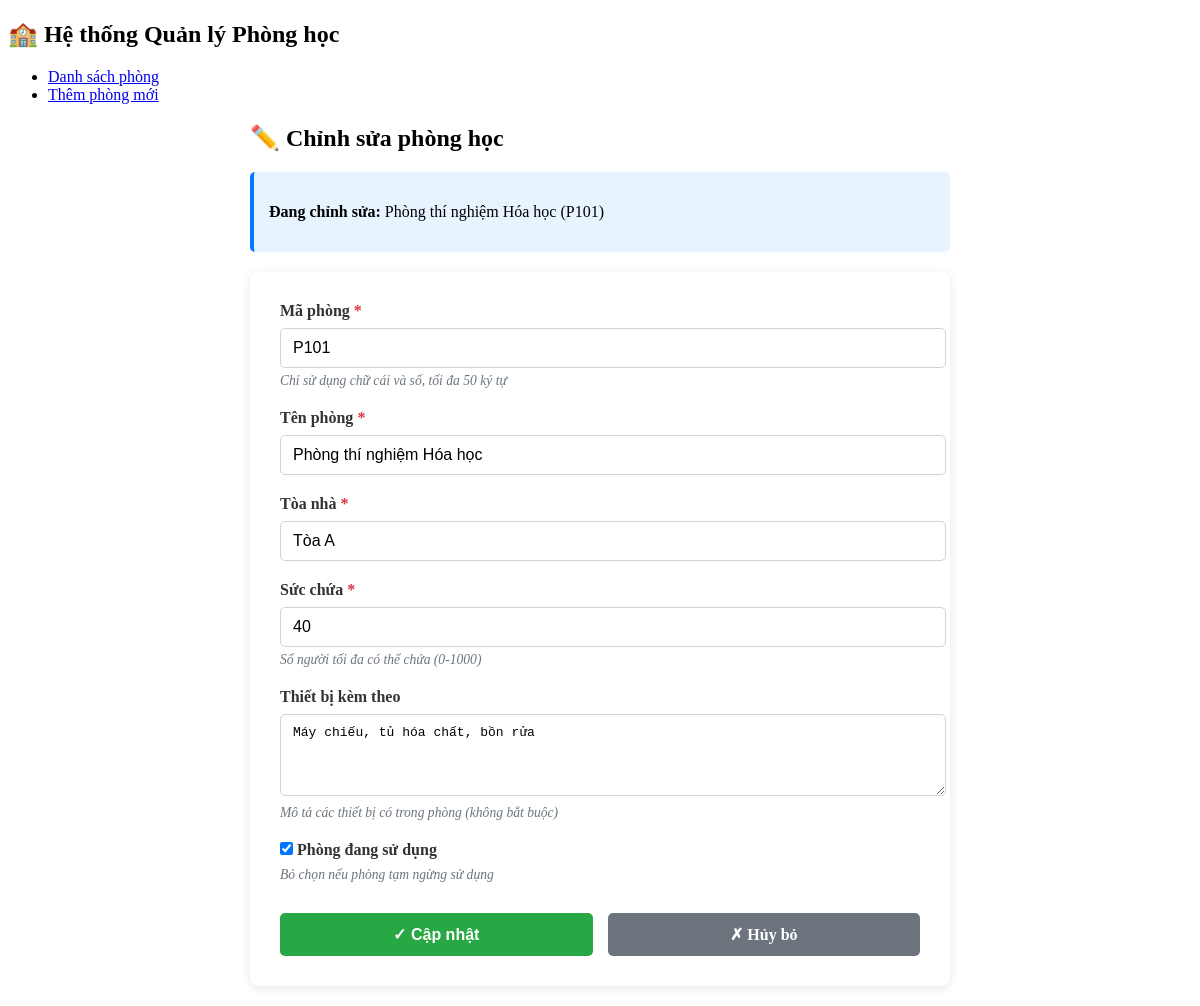
Screenshot of /index.php?action=edit&id=1 with the database file from the repository.
### tables this page shows
CREATE TABLE IF NOT EXISTS rooms (
    id INT AUTO_INCREMENT PRIMARY KEY,
    code VARCHAR(50) NOT NULL UNIQUE COMMENT 'Mã phòng (VD: P101, A201)',
    name VARCHAR(120) NOT NULL COMMENT 'Tên phòng học',
    capacity INT NOT NULL DEFAULT 0 COMMENT 'Sức chứa (số người)',
    building VARCHAR(80) NOT NULL COMMENT 'Tòa nhà (VD: Tòa A, Tòa B)',
    equipment TEXT NULL COMMENT 'Thiết bị kèm theo (máy chiếu, máy lạnh...)',
    is_active TINYINT(1) NOT NULL DEFAULT 1 COMMENT 'Trạng thái: 1=Đang dùng, 0=Ngừng dùng',
    created_at TIMESTAMP DEFAULT CURRENT_TIMESTAMP,
    updated_at TIMESTAMP DEFAULT CURRENT_TIMESTAMP ON UPDATE CURRENT_TIMESTAMP,
    INDEX idx_code (code),
    INDEX idx_is_active (is_active)
);

### controllers/RoomController.php (called while the page is built, shortened)
<?php
class RoomController {
    private $roomModel;
    public function __construct() {
        $this->roomModel = new Room();
    }
    public function edit() {
        $roomId = (int)($_GET['id'] ?? 0);
        $roomData = $this->roomModel->getRoomById($roomId);
        $errors = [];
        require_once 'views/rooms/edit.php';
    }
}

### config/database.php (called while the page is built, shortened)
<?php
function getDatabase() {
    static $pdo = null;
    if ($pdo === null) {
        try {
            $dsn = sprintf(
                "mysql:host=%s;dbname=%s;charset=%s",
                DB_HOST,
                DB_NAME,
                DB_CHARSET
            );
            $options = [
                PDO::ATTR_ERRMODE => PDO::ERRMODE_EXCEPTION,
                PDO::ATTR_DEFAULT_FETCH_MODE => PDO::FETCH_ASSOC,
                PDO::ATTR_EMULATE_PREPARES => false,
            ];
            $pdo = new PDO($dsn, DB_USER, DB_PASS, $options);
        } catch (PDOException $e) {
            die("Lỗi kết nối database: " . $e->getMessage());
        }
    }
    return $pdo;
}

### models/Room.php (called while the page is built, shortened)
<?php
class Room {
    private $db;
    public function __construct() {
        $this->db = getDatabase();
    }
    public function getRoomById($roomId) {
        $sql = "SELECT * FROM rooms WHERE id = ?";
        $stmt = $this->db->prepare($sql);
        $stmt->execute([$roomId]);
        return $stmt->fetch();
    }
}

### helpers/functions.php (called while the page is built, shortened)
<?php
function escapeHtml($string) {
    return htmlspecialchars($string ?? '', ENT_QUOTES, 'UTF-8');
}

### views/rooms/edit.php (the view, shortened to what this page needs)
<?php
require_once 'views/layout/header.php';
?>
<div class="form-page">
    <h2>✏️ Chỉnh sửa phòng học</h2>
    <div class="info-box">
        <p><strong>Đang chỉnh sửa:</strong> <?= escapeHtml($roomData['name']) ?> (<?= escapeHtml($roomData['code']) ?>)</p>
    </div>
    <form method="POST" action="index.php?action=update" class="room-form">
        <div class="form-group <?= !empty($errors['code']) ? 'has-error' : '' ?>">
            <label for="code">
                Mã phòng <span class="required">*</span>
            </label>
            <input
                type="text"
                id="code"
                name="code"
                value="<?= escapeHtml($roomData['code']) ?>"
                placeholder="Ví dụ: P101, A201, B305"
                required
                maxlength="50"
            >
            <small class="form-hint">Chỉ sử dụng chữ cái và số, tối đa 50 ký tự</small>
        </div>
        <div class="form-group <?= !empty($errors['name']) ? 'has-error' : '' ?>">
            <label for="name">
                Tên phòng <span class="required">*</span>
            </label>
            <input
                type="text"
                id="name"
                name="name"
                value="<?= escapeHtml($roomData['name']) ?>"
                placeholder="Ví dụ: Phòng thí nghiệm Hóa học"
                required
                maxlength="120"
            >
        </div>
        <div class="form-group <?= !empty($errors['building']) ? 'has-error' : '' ?>">
            <label for="building">
                Tòa nhà <span class="required">*</span>
            </label>
            <input
                type="text"
                id="building"
                name="building"
                value="<?= escapeHtml($roomData['building']) ?>"
                placeholder="Ví dụ: Tòa A, Tòa B, Tòa C"
                required
                maxlength="80"
            >
        </div>
        <div class="form-group <?= !empty($errors['capacity']) ? 'has-error' : '' ?>">
            <label for="capacity">
                Sức chứa <span class="required">*</span>
            </label>
            <input
                type="number"
                id="capacity"
                name="capacity"
                value="<?= escapeHtml($roomData['capacity']) ?>"
                min="0"
                max="1000"
                required
            >
            <small class="form-hint">Số người tối đa có thể chứa (0-1000)</small>
        </div>
        <div class="form-group <?= !empty($errors['equipment']) ? 'has-error' : '' ?>">
            <label for="equipment">
                Thiết bị kèm theo
            </label>
            <textarea
                id="equipment"
                name="equipment"
                rows="4"
                placeholder="Ví dụ: Máy chiếu, máy lạnh, bảng thông minh, micro..."
                maxlength="1000"
            ><?= escapeHtml($roomData['equipment']) ?></textarea>
            <small class="form-hint">Mô tả các thiết bị có trong phòng (không bắt buộc)</small>
        </div>
        <div class="form-group">
            <label class="checkbox-label">
                <input
                    type="checkbox"
                    name="is_active"
                    value="1"
                    <?= $roomData['is_active'] ? 'checked' : '' ?>
                >
                <span>Phòng đang sử dụng</span>
            </label>
            <small class="form-hint">Bỏ chọn nếu phòng tạm ngừng sử dụng</small>
        </div>
        <div class="form-actions">
            <button type="submit" class="btn-submit">
                ✓ Cập nhật
            </button>
            <a href="index.php" class="btn-cancel">
                ✗ Hủy bỏ
            </a>
        </div>
    </form>
</div>

### public/css/style.css (style rules this page uses)
.form-page { max-width: 700px; margin: 0 auto; }
.room-form { background-color: white; padding: 30px; border-radius: 8px; box-shadow: 0 2px 10px rgba(0,0,0,0.1); }
.form-group { margin-bottom: 20px; }
.form-group label { display: block; font-weight: 600; margin-bottom: 8px; color: #333; }
.form-group input[type="text"], .form-group input[type="number"], .form-group textarea { width: 100%; padding: 10px 12px; border: 1px solid #ced4da; border-radius: 5px; font-size: 1em; transition: border-color 0.3s; }
.required { color: #dc3545; }
.form-hint { display: block; color: #6c757d; font-size: 0.85em; margin-top: 5px; font-style: italic; }
.checkbox-label { display: flex; align-items: center; gap: 10px; cursor: pointer; }
.checkbox-label input[type="checkbox"] { width: auto; margin: 0; }
.info-box { background-color: #e7f3ff; border-left: 4px solid #007bff; padding: 15px; margin-bottom: 20px; border-radius: 5px; }
.form-actions { display: flex; gap: 15px; margin-top: 30px; }
.btn-submit { flex: 1; background-color: #28a745; color: white; border: none; padding: 12px 24px; border-radius: 5px; font-size: 1em; font-weight: 600; cursor: pointer; transition: background-color 0.3s; }
.btn-cancel { flex: 1; background-color: #6c757d; color: white !important; border: none; padding: 12px 24px; border-radius: 5px; font-size: 1em; font-weight: 600; text-align: center; text-decoration: none; transition: background-color 0.3s; }

### rows the page displays
rooms: name "Phòng thí nghiệm Hóa học", code "P101", building "Tòa A", capacity "40", equipment "Máy chiếu, tủ hóa chất, bồn rửa", is_active "☑"
